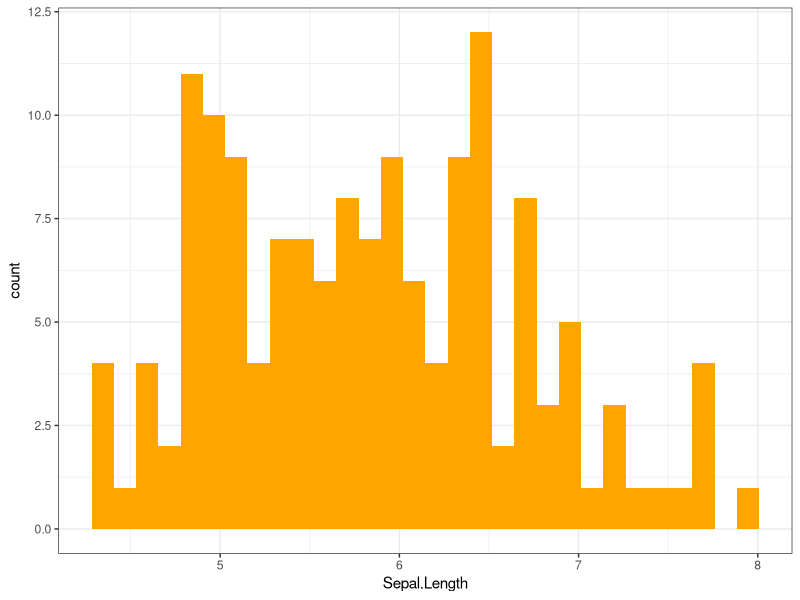
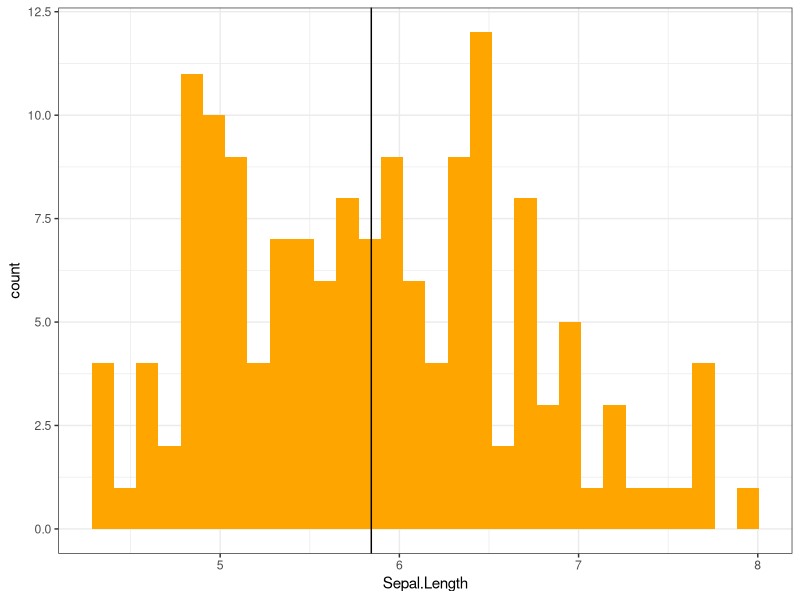
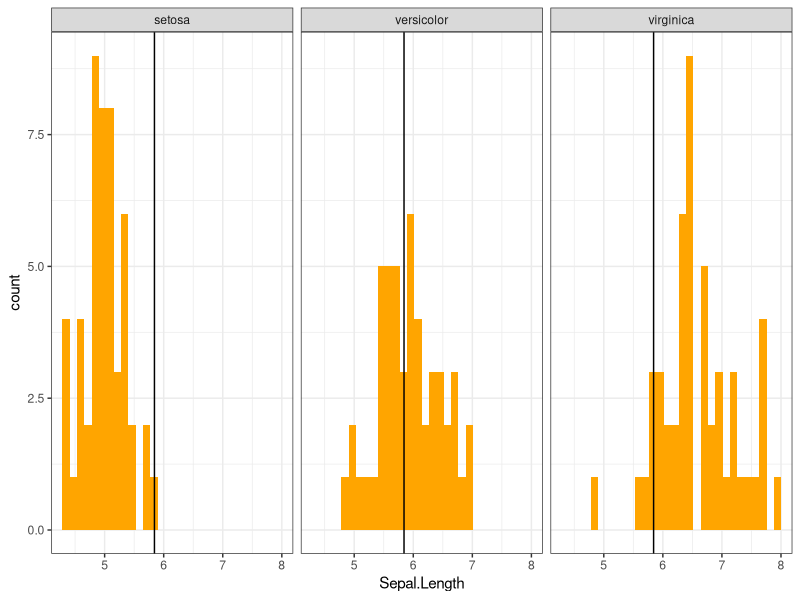
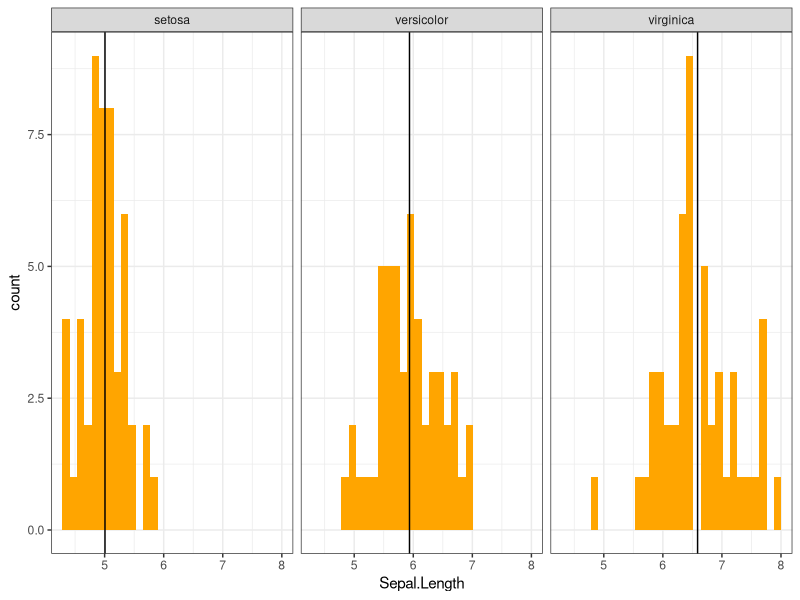

Source code (R) for these figures, in order:
## ---- chunk 1
library(ggplot2)
theme_set(theme_bw())
ggplot(iris, aes(Sepal.Length)) + geom_histogram(fill = "orange")
## ---- chunk 2
library(ggplot2)
ggplot(iris, aes(Sepal.Length)) + geom_histogram(fill = "orange") +
  geom_vline(data = iris, aes(xintercept = mean(Sepal.Length)))
## ---- chunk 3
ggplot(iris, aes(Sepal.Length)) + geom_histogram(fill = "orange") +
  facet_wrap(~Species) +
  geom_vline(data = iris, aes(xintercept = mean(Sepal.Length)))
  
## ---- chunk 4
library(dplyr)
vline <- summarise(group_by(iris,Species), mean = mean(Sepal.Length))
vline

ggplot(iris, aes(Sepal.Length)) + geom_histogram(fill = "orange") +
  facet_wrap(~Species) +
  geom_vline(data = vline, aes(xintercept = mean))

